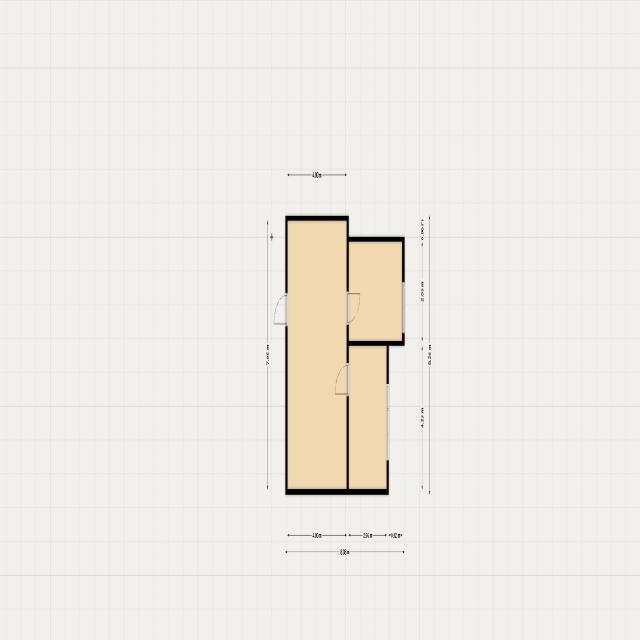
#> input picture 3Dim/blueprint_dataset/images/test/image23.jpg, 640 x 640 px
$ python -i blueprint_processor.py   (imports and definitions only)
#> lines starting #> are read from the running program, lines starting #| are printed output that depends on the picture; after the words box and inside, x2 and y2 are one past the last pixel; in counts of white or black regions, pixels touching at a corner belong together
import cv2
import numpy as np
from dataclasses import dataclass
from typing import List, Tuple, Dict, Optional
import logging
##import matplotlib.pyplot as plt

# [1 line not run here, left out]
logger = logging.getLogger(__name__)

@dataclass
class ArchitecturalElement:
    """Represents architectural elements like walls, windows, and doors"""
    element_type: str
    coordinates: List[Tuple[int, int]]
    properties: Dict
    confidence: float

class BlueprintProcessor:
    def __init__(self, image_path: str, scale_factor: float = 1.0):
        """Initialize blueprint processor with image path and scale factor"""
        self.image_path = image_path
        self.scale_factor = scale_factor
        self.original_image = self._load_image()
        self.processed_image = None
        self.elements = []

        if self.original_image is None:
            raise ValueError(f"Failed to load image: {image_path}")

    def _load_image(self) -> np.ndarray:
        """Load and validate input image"""
        image = cv2.imread(self.image_path)
#> image is the input picture: shape (640, 640, 3); mean B, G, R 229.5, 235.7, 238.3
        if image is not None:
            # Resize image based on scale factor
            width = int(image.shape[1] * self.scale_factor)
#> width = 640
            height = int(image.shape[0] * self.scale_factor)
#> height = 640
            return cv2.resize(image, (width, height))
        return None

    def _lines_are_similar(self, line1, line2, angle_threshold=10, distance_threshold=20):
        """
        Check if two lines are similar based on angle and proximity.
        """
        x1, y1, x2, y2 = line1[0]
        x3, y3, x4, y4 = line2[0]

        # Calculate angles in degrees
        angle1 = np.degrees(np.arctan2(y2 - y1, x2 - x1))
        angle2 = np.degrees(np.arctan2(y4 - y3, x4 - x3))

        # Check if angles are similar
        if abs(angle1 - angle2) > angle_threshold:
            return False

        # Calculate distances between midpoints
        midpoint1 = ((x1 + x2) / 2, (y1 + y2) / 2)
        midpoint2 = ((x3 + x4) / 2, (y3 + y4) / 2)

        distance = np.linalg.norm(np.array(midpoint1) - np.array(midpoint2))

        return distance < distance_threshold


    def preprocess(self) -> np.ndarray:
        """Preprocess blueprint for feature detection"""
        try:
            # Convert to grayscale
            gray = cv2.cvtColor(self.original_image, cv2.COLOR_BGR2GRAY)
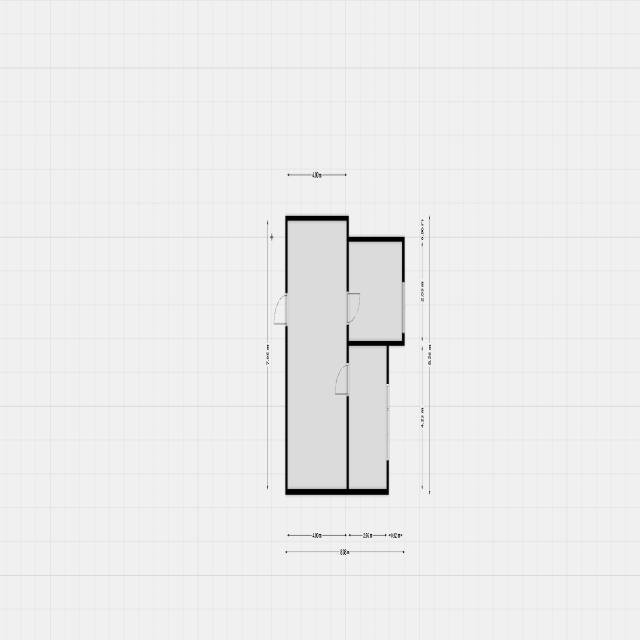
#> gray: shape (640, 640); min 0, max 255, mean 235.9

            # Denoise image
            denoised = cv2.fastNlMeansDenoising(gray)

            # Enhance contrast using CLAHE
            clahe = cv2.createCLAHE(clipLimit=2.0, tileGridSize=(8,8))
            enhanced = clahe.apply(denoised)

            # Adaptive thresholding
            binary = cv2.adaptiveThreshold(
                enhanced,
                255,
                cv2.ADAPTIVE_THRESH_GAUSSIAN_C,
                cv2.THRESH_BINARY_INV,
                11,
                2
            )
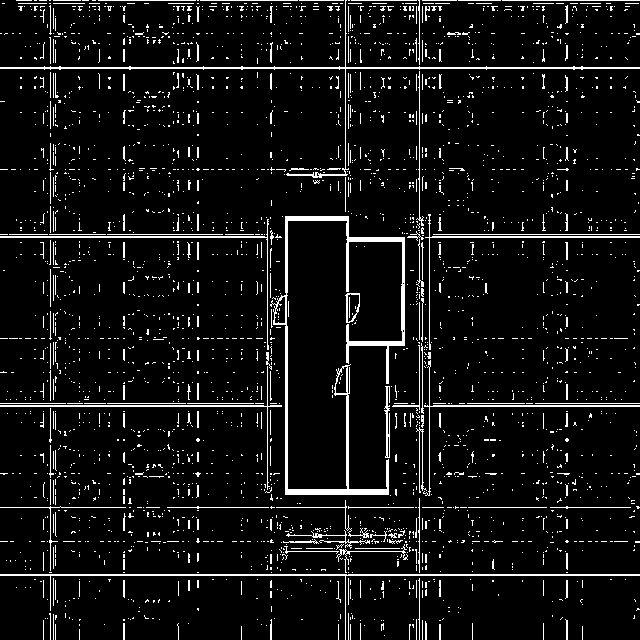
#> binary: shape (640, 640); 6.7% white in thin lines or dots

            # Morphological operations
            kernel = np.ones((3,3), np.uint8)
            self.processed_image = cv2.morphologyEx(binary, cv2.MORPH_CLOSE, kernel)
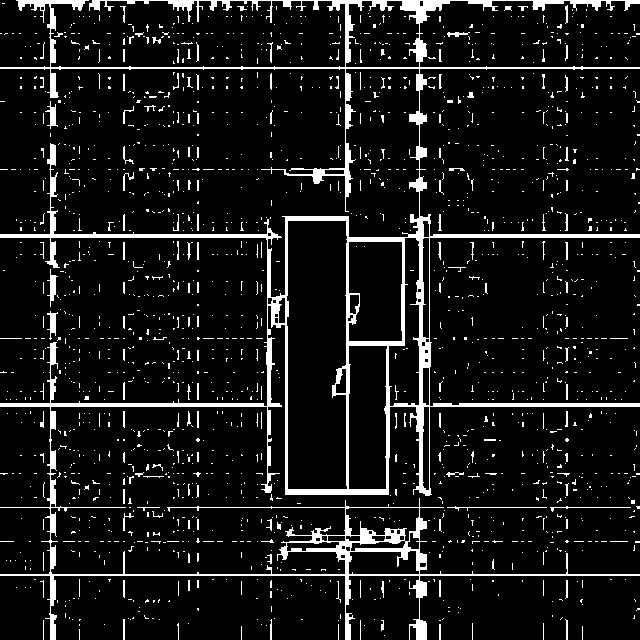
#> self.processed_image: shape (640, 640); 9% white; 1868 white regions (1737 under 20 px), largest, box (x1, y1, x2, y2) and area: (0, 0, 640, 640) 25634, (47, 269, 58, 307) 164, (47, 311, 58, 340) 146

            logger.info("Image preprocessing completed successfully")
            return self.processed_image

        except Exception as e:
            logger.error(f"Error during preprocessing: {str(e)}")
            raise

    def detect_walls(self) -> List[ArchitecturalElement]:
        """Detect walls using improved line detection"""
        walls = []
        try:
            # Apply probabilistic Hough transform
            lines = cv2.HoughLinesP(
                self.processed_image,
                rho=1,
                theta=np.pi/180,
                threshold=50,
                minLineLength=100,
                maxLineGap=10
            )
#> lines = 64 rows, first 6: [0, 68, 639, 68], [0, 236, 287, 236], [0, 574, 639, 574], [0, 507, 639, 507], [0, 67, 639, 67], [16, 0, 639, 0]

            if lines is None:
                return walls

            # Group similar lines
            grouped_lines = self._group_lines(lines)

            for line_group in grouped_lines:
                # Calculate average line for each group
                avg_line = self._calculate_average_line(line_group)
                length = self._calculate_line_length(avg_line)
                angle = self._calculate_line_angle(avg_line)

                walls.append(ArchitecturalElement(
                    element_type='wall',
                    coordinates=[(avg_line[0], avg_line[1]),
                               (avg_line[2], avg_line[3])],
                    properties={
                        'length': length,
                        'angle': angle,
                        'thickness': self._estimate_wall_thickness(avg_line)
                    },
                    confidence=self._calculate_wall_confidence(length, angle)
                ))

            logger.info(f"Detected {len(walls)} walls")
            return walls

        except Exception as e:
            logger.error(f"Error during wall detection: {str(e)}")
            raise

    def _group_lines(self, lines: np.ndarray,
                    distance_threshold: float = 10,
                    angle_threshold: float = 5) -> List[List]:
        """Group similar lines together"""
#> called with lines = array of shape (64, 1, 4), distance_threshold = 10, angle_threshold = 5
        groups = []
        for line in lines:
            x1, y1, x2, y2 = line[0]
            matched = False

            for group in groups:
                if self._lines_are_similar(
                    (x1, y1, x2, y2),
                    group[0][0],
                    distance_threshold,
                    angle_threshold
                ):
                    group.append(line)
                    matched = True
                    break

            if not matched:
                groups.append([line])
#> this loop made 2 passes
#> after the loop, group = [[[0, 68, 639, 68]]]; groups = [[[[0, 68, 639, 68]]]]

        return groups

    # [96 lines left out: functions _calculate_wall_confidence, _estimate_wall_thickness, _calculate_line_length, _calculate_line_angle, detect_openings, _classify_opening, not called in this run]

    def process_blueprint(self) -> Dict[str, List[ArchitecturalElement]]:
        """Process blueprint and detect all architectural elements"""
        try:
            self.preprocess()

            # Detect all elements
            walls = self.detect_walls()
            openings = self.detect_openings()

            # Store results
            self.elements = {
                'walls': walls,
                'openings': openings
            }

            # Additional post-processing
            self._resolve_conflicts()
            self._validate_structure()

            return self.elements

        except Exception as e:
            logger.error(f"Error processing blueprint: {str(e)}")
            raise

    # [58 lines left out: functions _resolve_conflicts, _validate_structure, visualize_results, not called in this run]

#> (the run stopped early here; a loop or call above may not have finished)
